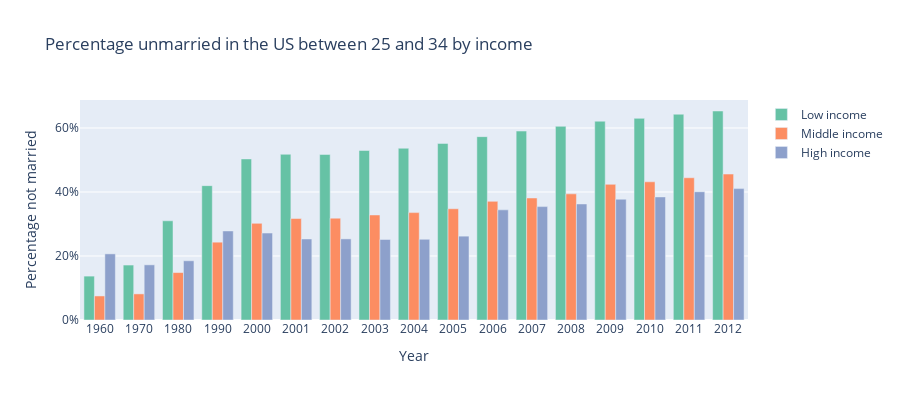

The notebook cell saved with this chart:
### Markdown cell above
It is now up to you to create a grouped bar chart for the first assignment based on this dataset, where the groups consist of three different income groups (`poor`, `mid`, and `rich`). Your chart should look like the following:

<img src="groupedbar.png">

**Requirements:**
- Plot title
  - `Percentage unmarried in the US between 25 and 34 by income`
- Axis labels
  - x axis: `Year`
  - y axis: `Percentage not married`
- Legend with correct names
  - `Low income`, `Middle income`, and `High income`
- Grouped and colored bars for each income group
- Correct format of x and y axis
  - x axis needs to be categories
  - y axis needs to be percentage
- Based on the data from the csv file
- Each group with the corret bar color that is color-blind safe
  - Low income group: `rgb(102,194,165)`
  - Middle income group: `rgb(252,141,98)`
  - High income group: `rgb(141,160,203)`
- The height of the graph needs to be `400`

*Hints:*
- Search online for ways of adjusting graph properties if you do not know how to do that, such as changing the color of the bar or the height of graph. Often you can find examples on the [official plotly documentation](https://plot.ly/python/reference/) or Stack Overflow. You can also ask generative AI (such as ChatGPT) to help you, but ChatGPT does not always work and may give you bad code. If you use ChatGPT, you need to report its usage as described in the course Syllabus.
- Check the [documentation of bar chart](https://plotly.com/python-api-reference/generated/plotly.graph_objects.Bar.html) for available properties.

### Code cell
trace1 = go.Bar(
    x = df['year'],
    y = df['poor'],
    name = 'Low income',
    marker_color = 'rgb(102,194,165)'
)

trace2 = go.Bar(
    x = df['year'],
    y = df['mid'],
    name = 'Middle income',
    marker_color = 'rgb(252,141,98)'
)

trace3 = go.Bar(
    x = df['year'],
    y = df['rich'],
    name = 'High income',
    marker_color = 'rgb(141,160,203)'
)

layout = go.Layout(
    title = 'Percentage unmarried in the US between 25 and 34 by income',
    xaxis=go.layout.XAxis(
        title = 'Year',
        type='category'
    ),
    yaxis=go.layout.YAxis(
        title = 'Percentage not married',
        tickformat=',.0%',
    ),
    barmode='group',
    height=400
)

fig = go.Figure(data=[trace1, trace2, trace3], layout=layout)

fig.show()

### Figure 1 — Plotly figure (JSON) as saved in the notebook; plotly's stock layout.template omitted (floating-point values rounded to 4 significant figures)
{"data": [{"marker": {"color": "rgb(102,194,165)"}, "name": "Low income", "type": "bar", "x": [1960, 1970, 1980, 1990, 2000, 2001, 2002, 2003, 2004, 2005, 2006, 2007, 2008, 2009, 2010, 2011, 2012], "y": [0.1372, 0.1717, 0.3101, 0.4199, 0.5034, 0.5179, 0.5174, 0.5297, 0.5368, 0.5519, 0.573, 0.5905, 0.6054, 0.6213, 0.6302, 0.6431, 0.6532]}, {"marker": {"color": "rgb(252,141,98)"}, "name": "Middle income", "type": "bar", "x": [1960, 1970, 1980, 1990, 2000, 2001, 2002, 2003, 2004, 2005, 2006, 2007, 2008, 2009, 2010, 2011, 2012], "y": [0.07515, 0.08159, 0.1483, 0.2432, 0.302, 0.3172, 0.3182, 0.3282, 0.3356, 0.3477, 0.3708, 0.3813, 0.3942, 0.424, 0.4319, 0.4445, 0.4561]}, {"marker": {"color": "rgb(141,160,203)"}, "name": "High income", "type": "bar", "x": [1960, 1970, 1980, 1990, 2000, 2001, 2002, 2003, 2004, 2005, 2006, 2007, 2008, 2009, 2010, 2011, 2012], "y": [0.2067, 0.1724, 0.1851, 0.2783, 0.2717, 0.2532, 0.2535, 0.2516, 0.2523, 0.262, 0.3443, 0.3544, 0.3626, 0.3775, 0.3847, 0.4008, 0.4106]}], "layout": {"barmode": "group", "height": 400, "title": {"text": "Percentage unmarried in the US between 25 and 34 by income"}, "xaxis": {"title": {"text": "Year"}, "type": "category"}, "yaxis": {"tickformat": ",.0%", "title": {"text": "Percentage not married"}}}}
